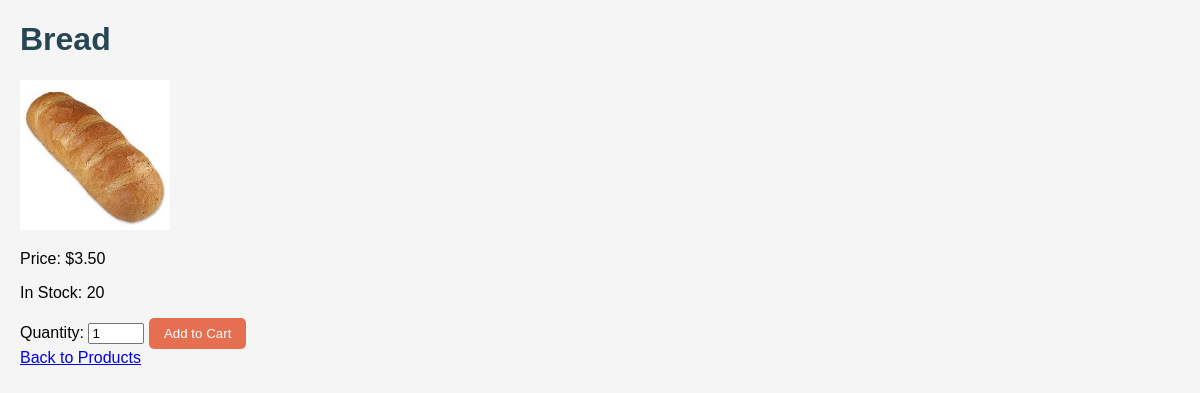
The app's page /product_detail.php?id=4 with its own data.
### tables this page shows
CREATE TABLE IF NOT EXISTS products (
  id INT AUTO_INCREMENT PRIMARY KEY,
  name VARCHAR(100) NOT NULL,
  description TEXT,
  price DECIMAL(10,2) NOT NULL,
  stock INT NOT NULL,
  image VARCHAR(100)
);

### product_detail.php (the view, shortened to what this page needs)
<?php
include 'includes/db_connect.php';
$product_id = isset($_GET['id']) ? intval($_GET['id']) : 0;
$sql = "SELECT * FROM products WHERE id = $product_id";
$result = mysqli_query($conn, $sql);
$product = mysqli_fetch_assoc($result);
?>
<!DOCTYPE html>
<html>
<head>
    <link rel="stylesheet" href="assets/style.css">
</head>
<body>
    <h1><?= htmlspecialchars($product['name']) ?></h1>
    <img src="assets/images/<?= htmlspecialchars($product['image']) ?>" alt="<?= htmlspecialchars($product['name']) ?>">
    <p>Price: $<?= number_format($product['price'], 2) ?></p>
    <p>In Stock: <?= $product['stock'] ?></p>
    <form method="post">
        <label>Quantity: <input type="number" name="quantity" value="1" min="1" max="<?= $product['stock'] ?>"></label>
        <button type="submit">Add to Cart</button>
    </form>
    <a href="index.php">Back to Products</a>
</body>
</html>

### style.css (style rules this page uses)
body { font-family: Arial, sans-serif; margin: 0; padding: 0 20px; background-color: #f5f5f5; }
h1 { color: #264653; }
button[type="submit"], button[type="button"] { padding: 8px 15px; margin-right: 10px; border: none; border-radius: 5px; background-color: #e76f51; color: white; cursor: pointer; }

### records on screen
products: name "Bread", image (picture), price "3.50", stock "20"
